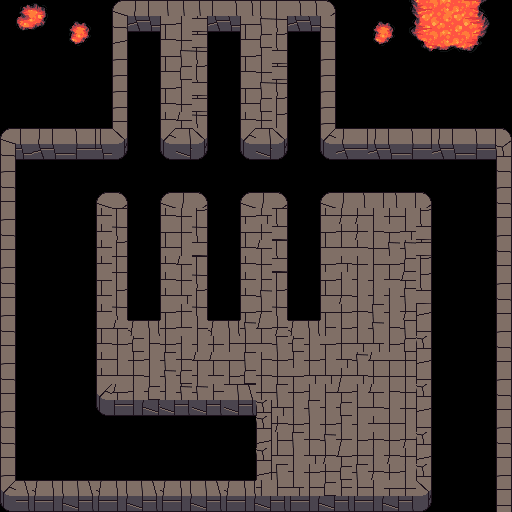

Tiled map render using the project's own tile images. Description and the map definition, with tile-layer contents summarised, below:
An orthogonal 32x32 tile map with 16x16 px tiles, 1 tile layer (Walls), 1 hidden layer not drawn, 2 tilesets and 13 objects.

<map version="1.4" tiledversion="1.4.1" orientation="orthogonal" renderorder="right-down" width="32" height="32" tilewidth="16" tileheight="16" infinite="0" nextlayerid="6" nextobjectid="20">
 <tileset firstgid="1" name="tile_indoors" tilewidth="16" tileheight="16" tilecount="132" columns="11">
  <image source="tile_indoors.png" trans="ffffff" width="176" height="192" />
 </tileset>
 <tileset firstgid="133" name="tile_terrain" tilewidth="16" tileheight="16" tilecount="4096" columns="64">
  <image source="tile_terrain.png" width="1024" height="1024" />
 </tileset>
 <layer id="1" name="Floor" width="32" height="32" visible="0">
  <properties>
   <property name="tilesheet" value="terrain" />
  </properties>
  <data>[1024 cells, 1024 non-empty, 36 distinct tile ids]</data>
 </layer>
 <objectgroup id="5" name="Interactions">
  <object id="1" x="239.5" y="431.5" width="20.5" height="32.5">
   <properties>
    <property name="goToMap" value="northeastAreaRoom_tmx" />
    <property name="goToX" type="int" value="196" />
    <property name="goToY" type="int" value="250" />
    <property name="isDoor" type="bool" value="true" />
   </properties>
  </object>
  <object id="2" x="418.667" y="495.333" width="86" height="15.3333">
   <properties>
    <property name="goToMap" value="startingArea_tmx" />
    <property name="goToX" type="int" value="456" />
    <property name="goToY" type="int" value="22" />
    <property name="isDoor" type="bool" value="true" />
   </properties>
  </object>
  <object id="3" x="214.475" y="431.52" width="24.1666" height="32.8082">
   <properties>
    <property name="isTrap" type="bool" value="true" />
   </properties>
  </object>
  <object id="4" x="129.667" y="32.6573" width="29.0037" height="30.85">
   <properties>
    <property name="dirY" type="int" value="1" />
    <property name="enemyType" value="golem" />
    <property name="isSpawn" type="bool" value="true" />
   </properties>
  </object>
  <object id="5" x="208.424" y="32.9697" width="30.0454" height="28.606">
   <properties>
    <property name="dirY" type="int" value="1" />
    <property name="enemyType" value="golem" />
    <property name="isSpawn" type="bool" value="true" />
   </properties>
  </object>
  <object id="6" x="289.242" y="33.1932" width="30.3447" height="30.7652">
   <properties>
    <property name="dirY" type="int" value="1" />
    <property name="enemyType" value="golem" />
    <property name="isSpawn" type="bool" value="true" />
   </properties>
  </object>
  <object id="13" x="163.929" y="158.72" width="29.7537" height="32.725">
   <properties>
    <property name="dirY" type="int" value="0" />
    <property name="enemyType" value="golem" />
    <property name="isSpawn" type="bool" value="true" />
   </properties>
  </object>
  <object id="14" x="244.629" y="158.787" width="31.4545" height="31.4545">
   <properties>
    <property name="dirY" type="int" value="0" />
    <property name="enemyType" value="golem" />
    <property name="isSpawn" type="bool" value="true" />
   </properties>
  </object>
  <object id="15" x="325.697" y="160.313" width="31.375" height="31.25">
   <properties>
    <property name="dirY" type="int" value="0" />
    <property name="enemyType" value="golem" />
    <property name="isSpawn" type="bool" value="true" />
   </properties>
  </object>
  <object id="16" x="129.004" y="287.243" width="29.7537" height="32.725">
   <properties>
    <property name="dirY" type="int" value="-1" />
    <property name="enemyType" value="golem" />
    <property name="isSpawn" type="bool" value="true" />
   </properties>
  </object>
  <object id="17" x="208.129" y="288.371" width="31.4545" height="31.4545">
   <properties>
    <property name="dirY" type="int" value="-1" />
    <property name="enemyType" value="golem" />
    <property name="isSpawn" type="bool" value="true" />
   </properties>
  </object>
  <object id="18" x="288.197" y="288.564" width="31.375" height="31.25">
   <properties>
    <property name="dirY" type="int" value="-1" />
    <property name="enemyType" value="golem" />
    <property name="isSpawn" type="bool" value="true" />
   </properties>
  </object>
  <object id="19" x="12.2219" y="1.80718" width="67.5561" height="63.0523">
   <properties>
    <property name="music" value="ambientalTheme" />
   </properties>
   <ellipse />
  </object>
 </objectgroup>
 <layer id="4" name="Walls" width="32" height="32">
  <properties>
   <property name="cannotPass" type="bool" value="true" />
   <property name="tilesheet" value="terrain" />
  </properties>
  <data>[1024 cells, 550 non-empty, 85 distinct tile ids]</data>
 </layer>
</map>
